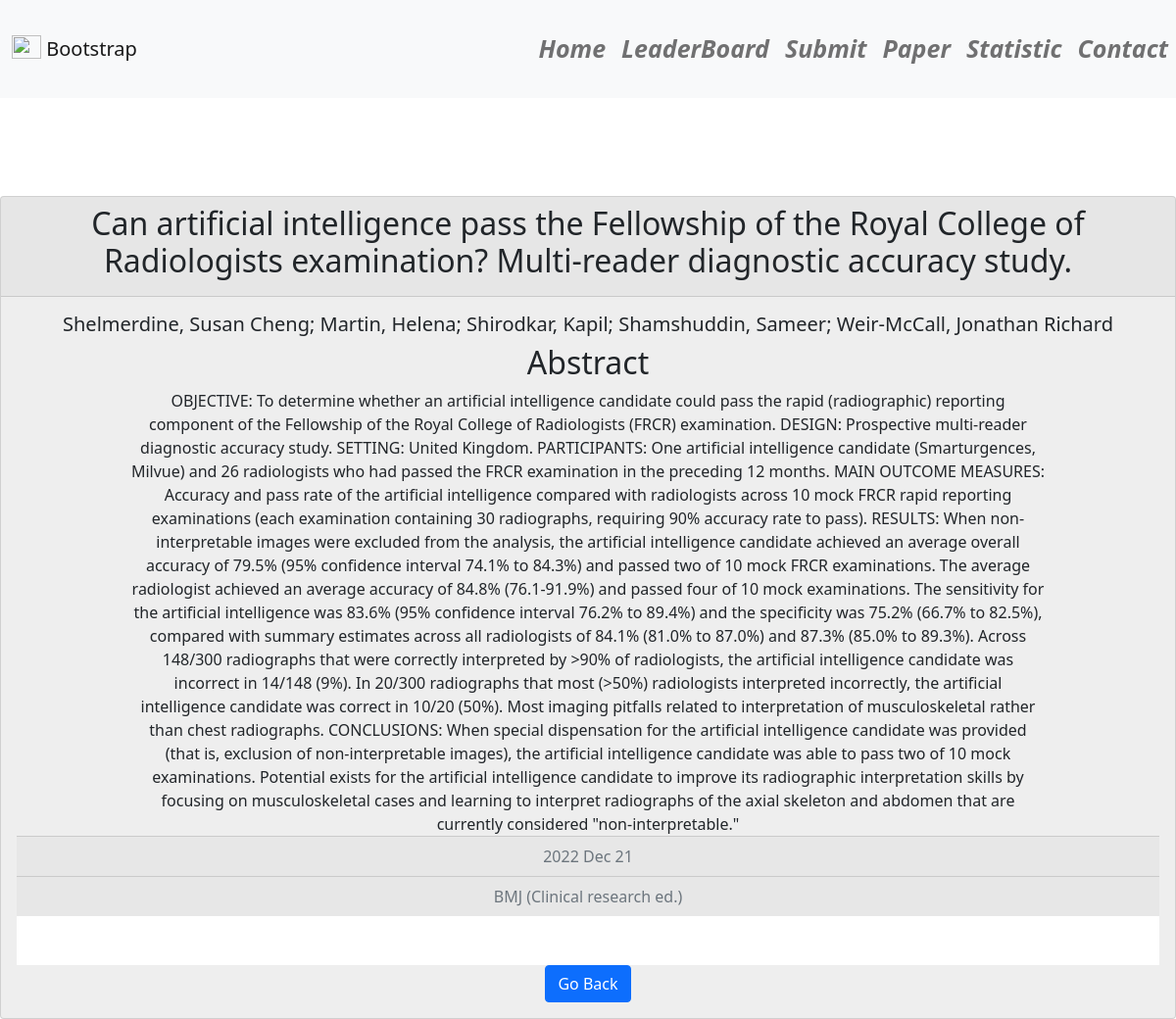
Page /PaperCard/36543352 on the committed database.
### web/models/data_models.py (models this page shows)
class Artical(db.Model):
    __tablename__ = 'Artical'
    pmid = db.Column(db.Integer, primary_key=True, autoincrement=True)
    authors = db.Column(db.String(512))
    title = db.Column(db.String(512))
    abstract = db.Column(db.String(1024))
    publication_date = db.Column(db.String(512))
    publication_year = db.Column(db.Integer)
    journal = db.Column(db.String(512))

### web/routes/home.py (the view)
@home_blue.route('/PaperCard/<id>')
def PaperCard(id):
    paper = session.query(Artical).filter(Artical.pmid==id).first()
    return render_template("PaperCard.html", data=paper)

### web/templates/PaperCard.html
{% extends "Home.html" %}
{%block content%}
<div class="card text-center" style="width: 100%; background-color: #eee; ">
    <div class="card-header">
        <h2 class="card-title">{{data.title}}</h2>
    </div>
    <div class="card-body" style="width: 100%;">
        <h5 class="card-title">{{data.authors}}</h5>
        <h2 class="card-title">Abstract</h2>
        <div class="mx-auto" style="width: 80%; background-color: #eee;">
            <p class="card-text">{{data.abstract}}</p>
        </div>
        <div class="card-footer text-muted">
            {{data.publication_date}}
        </div>
        <div class="card-footer text-muted">
            {{data.journal}}
        </div>
        <div style="height: 50px; background-color: white;"></div>
        <a href="{{url_for('home.Paper')}}" class="btn btn-primary">Go Back</a>
    </div>
</div>
{% endblock %}

### rows in the picture
Artical: title "Can artificial intelligence pass the Fellowship of the Royal College of Radiologists examination? Multi-reader diagnostic accuracy study.", authors "Shelmerdine, Susan Cheng; Martin, Helena; Shirodkar, Kapil; Shamshuddin, Sameer; Weir-McCall, Jonathan Richard", abstract "OBJECTIVE: To determine whether an artificial intelligence candidate could pass the rapid (radiographic) reporting component of the Fellowship of the Royal College of Radiologists (FRCR) examination. DESIGN: Prospective multi-reader diagnostic accuracy study. SETTING: United Kingdom. PARTICIPANTS: One artificial intelligence candidate (Smarturgences, Milvue) and 26 radiologists who had passed the FRCR examination in the preceding 12 months. MAIN OUTCOME MEASURES: Accuracy and pass rate of the artificial intelligence compared with radiologists across 10 mock FRCR rapid reporting examinations (each examination containing 30 radiographs, requiring 90% accuracy rate to pass). RESULTS: When…", publication_date "2022 Dec 21", journal "BMJ (Clinical research ed.)"
